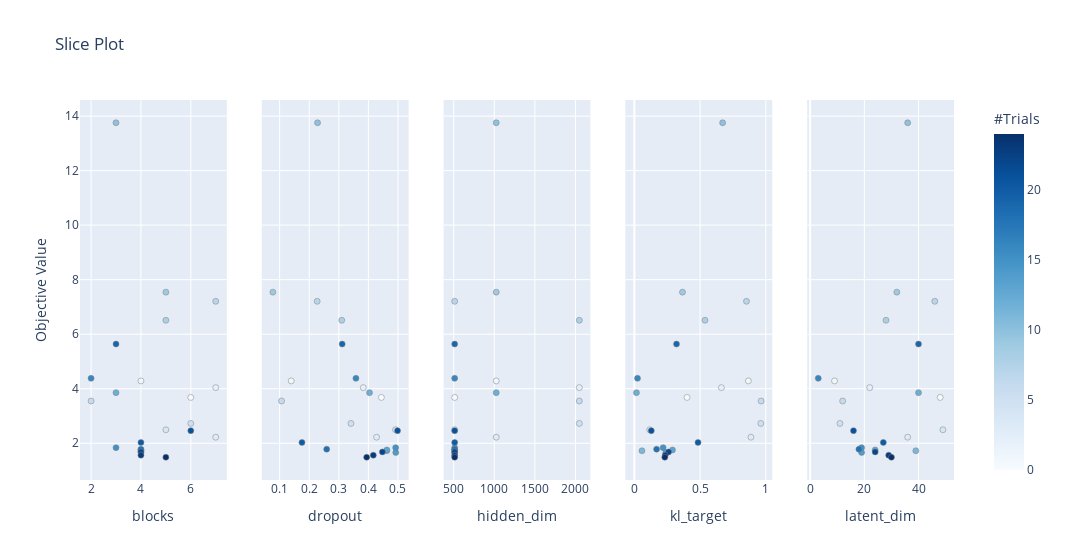

Notebook code cell kept with this figure:
### Code cell
optuna.visualization.plot_slice(study)

### Figure 1 — Plotly figure (JSON) as saved in the notebook; plotly's stock layout.template omitted (floating-point values rounded to 4 significant figures)
{"data": [{"marker": {"color": [0, 1, 2, 3, 4, 5, 6, 7, 8, 9, 10, 11, 12, 13, 14, 15, 16, 18, 19, 20, 21, 22, 23, 24], "colorbar": {"title": {"text": "#Trials"}, "x": 1, "xpad": 40}, "colorscale": [[0, "rgb(247,251,255)"], [0.125, "rgb(222,235,247)"], [0.25, "rgb(198,219,239)"], [0.375, "rgb(158,202,225)"], [0.5, "rgb(107,174,214)"], [0.625, "rgb(66,146,198)"], [0.75, "rgb(33,113,181)"], [0.875, "rgb(8,81,156)"], [1, "rgb(8,48,107)"]], "line": {"color": "Grey", "width": 0.5}, "showscale": true}, "mode": "markers", "showlegend": false, "type": "scatter", "x": [6, 4, 7, 7, 5, 6, 2, 7, 5, 5, 3, 4, 3, 4, 4, 3, 2, 4, 3, 4, 6, 4, 4, 5], "xaxis": "x", "y": [3.68, 4.286, 4.039, 2.222, 2.494, 2.726, 3.549, 7.206, 6.51, 7.542, 13.76, 1.724, 3.857, 1.754, 1.661, 1.839, 4.38, 1.782, 5.638, 2.03, 2.462, 1.682, 1.562, 1.486], "yaxis": "y"}, {"marker": {"color": [0, 1, 2, 3, 4, 5, 6, 7, 8, 9, 10, 11, 12, 13, 14, 15, 16, 18, 19, 20, 21, 22, 23, 24], "colorbar": {"title": {"text": "#Trials"}, "x": 1, "xpad": 40}, "colorscale": [[0, "rgb(247,251,255)"], [0.125, "rgb(222,235,247)"], [0.25, "rgb(198,219,239)"], [0.375, "rgb(158,202,225)"], [0.5, "rgb(107,174,214)"], [0.625, "rgb(66,146,198)"], [0.75, "rgb(33,113,181)"], [0.875, "rgb(8,81,156)"], [1, "rgb(8,48,107)"]], "line": {"color": "Grey", "width": 0.5}, "showscale": false}, "mode": "markers", "showlegend": false, "type": "scatter", "x": [0.4439, 0.1391, 0.3827, 0.4276, 0.4918, 0.3411, 0.1065, 0.2269, 0.31, 0.0771, 0.2281, 0.4618, 0.4038, 0.4624, 0.4926, 0.4922, 0.3579, 0.259, 0.3113, 0.1754, 0.4985, 0.4472, 0.4166, 0.3942], "xaxis": "x2", "y": [3.68, 4.286, 4.039, 2.222, 2.494, 2.726, 3.549, 7.206, 6.51, 7.542, 13.76, 1.724, 3.857, 1.754, 1.661, 1.839, 4.38, 1.782, 5.638, 2.03, 2.462, 1.682, 1.562, 1.486], "yaxis": "y2"}, {"marker": {"color": [0, 1, 2, 3, 4, 5, 6, 7, 8, 9, 10, 11, 12, 13, 14, 15, 16, 18, 19, 20, 21, 22, 23, 24], "colorbar": {"title": {"text": "#Trials"}, "x": 1, "xpad": 40}, "colorscale": [[0, "rgb(247,251,255)"], [0.125, "rgb(222,235,247)"], [0.25, "rgb(198,219,239)"], [0.375, "rgb(158,202,225)"], [0.5, "rgb(107,174,214)"], [0.625, "rgb(66,146,198)"], [0.75, "rgb(33,113,181)"], [0.875, "rgb(8,81,156)"], [1, "rgb(8,48,107)"]], "line": {"color": "Grey", "width": 0.5}, "showscale": false}, "mode": "markers", "showlegend": false, "type": "scatter", "x": [512, 1024, 2048, 1024, 512, 2048, 2048, 512, 2048, 1024, 1024, 512, 1024, 512, 512, 512, 512, 512, 512, 512, 512, 512, 512, 512], "xaxis": "x3", "y": [3.68, 4.286, 4.039, 2.222, 2.494, 2.726, 3.549, 7.206, 6.51, 7.542, 13.76, 1.724, 3.857, 1.754, 1.661, 1.839, 4.38, 1.782, 5.638, 2.03, 2.462, 1.682, 1.562, 1.486], "yaxis": "y3"}, {"marker": {"color": [0, 1, 2, 3, 4, 5, 6, 7, 8, 9, 10, 11, 12, 13, 14, 15, 16, 18, 19, 20, 21, 22, 23, 24], "colorbar": {"title": {"text": "#Trials"}, "x": 1, "xpad": 40}, "colorscale": [[0, "rgb(247,251,255)"], [0.125, "rgb(222,235,247)"], [0.25, "rgb(198,219,239)"], [0.375, "rgb(158,202,225)"], [0.5, "rgb(107,174,214)"], [0.625, "rgb(66,146,198)"], [0.75, "rgb(33,113,181)"], [0.875, "rgb(8,81,156)"], [1, "rgb(8,48,107)"]], "line": {"color": "Grey", "width": 0.5}, "showscale": false}, "mode": "markers", "showlegend": false, "type": "scatter", "x": [0.4008, 0.8672, 0.662, 0.8869, 0.1167, 0.9617, 0.9641, 0.8527, 0.5374, 0.3661, 0.6715, 0.0579, 0.01615, 0.2901, 0.2395, 0.2187, 0.02401, 0.1693, 0.3207, 0.4843, 0.1289, 0.2607, 0.235, 0.2316], "xaxis": "x4", "y": [3.68, 4.286, 4.039, 2.222, 2.494, 2.726, 3.549, 7.206, 6.51, 7.542, 13.76, 1.724, 3.857, 1.754, 1.661, 1.839, 4.38, 1.782, 5.638, 2.03, 2.462, 1.682, 1.562, 1.486], "yaxis": "y4"}, {"marker": {"color": [0, 1, 2, 3, 4, 5, 6, 7, 8, 9, 10, 11, 12, 13, 14, 15, 16, 18, 19, 20, 21, 22, 23, 24], "colorbar": {"title": {"text": "#Trials"}, "x": 1, "xpad": 40}, "colorscale": [[0, "rgb(247,251,255)"], [0.125, "rgb(222,235,247)"], [0.25, "rgb(198,219,239)"], [0.375, "rgb(158,202,225)"], [0.5, "rgb(107,174,214)"], [0.625, "rgb(66,146,198)"], [0.75, "rgb(33,113,181)"], [0.875, "rgb(8,81,156)"], [1, "rgb(8,48,107)"]], "line": {"color": "Grey", "width": 0.5}, "showscale": false}, "mode": "markers", "showlegend": false, "type": "scatter", "x": [48, 9, 22, 36, 49, 11, 12, 46, 28, 32, 36, 39, 40, 24, 19, 19, 3, 18, 40, 27, 16, 24, 29, 30], "xaxis": "x5", "y": [3.68, 4.286, 4.039, 2.222, 2.494, 2.726, 3.549, 7.206, 6.51, 7.542, 13.76, 1.724, 3.857, 1.754, 1.661, 1.839, 4.38, 1.782, 5.638, 2.03, 2.462, 1.682, 1.562, 1.486], "yaxis": "y5"}], "layout": {"title": {"text": "Slice Plot"}, "width": 1500, "xaxis": {"anchor": "y", "domain": [0, 0.168], "title": {"text": "blocks"}}, "xaxis2": {"anchor": "y2", "domain": [0.208, 0.376], "title": {"text": "dropout"}}, "xaxis3": {"anchor": "y3", "domain": [0.416, 0.584], "title": {"text": "hidden_dim"}}, "xaxis4": {"anchor": "y4", "domain": [0.624, 0.792], "title": {"text": "kl_target"}}, "xaxis5": {"anchor": "y5", "domain": [0.832, 1], "title": {"text": "latent_dim"}}, "yaxis": {"anchor": "x", "domain": [0, 1], "title": {"text": "Objective Value"}}, "yaxis2": {"anchor": "x2", "domain": [0, 1], "matches": "y", "showticklabels": false}, "yaxis3": {"anchor": "x3", "domain": [0, 1], "matches": "y", "showticklabels": false}, "yaxis4": {"anchor": "x4", "domain": [0, 1], "matches": "y", "showticklabels": false}, "yaxis5": {"anchor": "x5", "domain": [0, 1], "matches": "y", "showticklabels": false}}}
